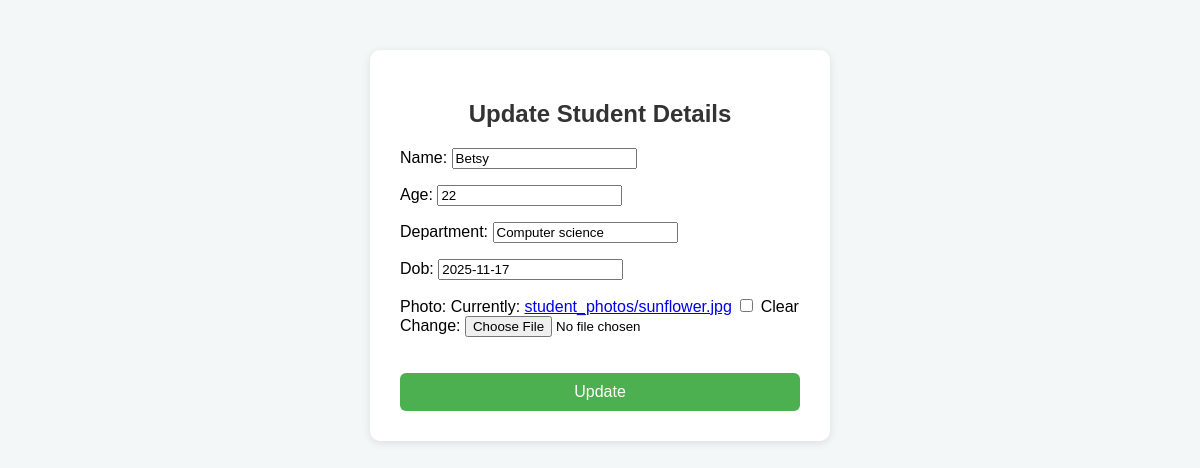
Page /edit_student/6/ on the committed database.
### studapp/models.py (models this page shows, shortened)
class Student(models.Model):
    name = models.CharField(max_length=100)
    age = models.IntegerField()
    department = models.CharField(max_length=100)
    dob = models.DateField()
    photo = models.ImageField(upload_to='student_photos/', blank=True, null=True)

### studapp/views.py (the view)
# urls.py: path('edit_student/<int:id>/', views.edit_student, name='edit_student'),
def edit_student(request, id):
    student = Student.objects.filter(id=id).first()
    if not student:
        return redirect('show_students')
    if request.method == 'POST':
        form = StudentForm(request.POST, request.FILES, instance=student)
        if form.is_valid():
            form.save()
            return redirect('show_students')
    else:
        form = StudentForm(instance=student)
    return render(request, 'form.html', {'form': form, 'student': student})

### studapp/forms.py
class StudentForm(forms.ModelForm):
    class Meta:
        model = Student
        fields = ['name', 'age', 'department', 'dob','photo']

### studapp/templates/form.html (shortened to what this page needs)
<!DOCTYPE html>
<html lang="en">
<head>
</head>
<body>
<div class="form-container">
    <h2>
        {% if student %}
            Update Student Details
        {% else %}
            Student Enrollment Form
        {% endif %}
    </h2>
   <form method="POST"
      enctype="multipart/form-data"
      {% if student %}action="{% url 'edit_student' student.id %}"{% else %}action="{% url 'enroll_student' %}"{% endif %}>
    {{ form.as_p }}
    <button type="submit">
        {% if student %}Update{% else %}Submit{% endif %}
    </button>
</form>
</div>
</body>
</html>

### studapp/templates/form.html (style rules this page uses)
body { font-family: Arial, sans-serif; background-color: #f4f7f8; margin: 50px; }
.form-container { background-color: #fff; max-width: 400px; margin: auto; padding: 30px; border-radius: 10px; box-shadow: 0px 2px 8px rgba(0,0,0,0.1); }
h2 { text-align: center; color: #333; }
button { margin-top: 20px; width: 100%; padding: 10px; background-color: #4CAF50; color: white; border: none; border-radius: 6px; cursor: pointer; font-size: 16px; }

### rows in the picture
Student: name "Betsy", age "22", department "Computer science", dob "2025-11-17"
